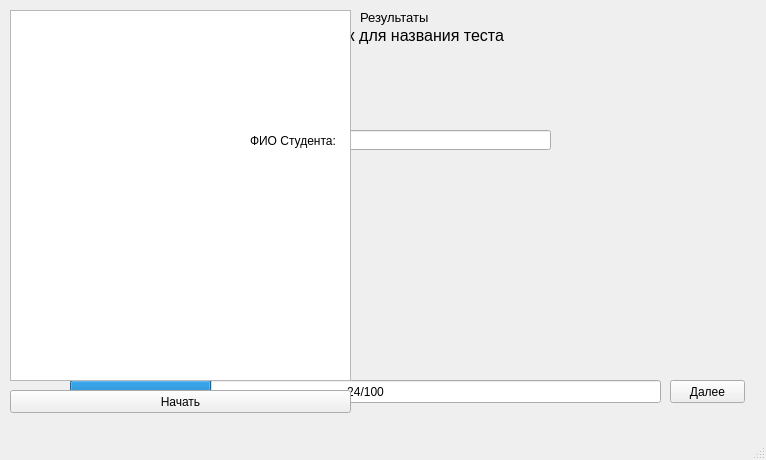
<?xml version="1.0" encoding="UTF-8"?>
<ui version="4.0">
 <class>MainWindow</class>
 <widget class="QMainWindow" name="MainWindow">
  <property name="geometry">
   <rect>
    <x>0</x>
    <y>0</y>
    <width>766</width>
    <height>460</height>
   </rect>
  </property>
  <property name="windowTitle">
   <string>MainWindow</string>
  </property>
  <widget class="QWidget" name="centralWidget">
   <widget class="QPushButton" name="nextButton">
    <property name="geometry">
     <rect>
      <x>670</x>
      <y>380</y>
      <width>75</width>
      <height>23</height>
     </rect>
    </property>
    <property name="text">
     <string>Далее</string>
    </property>
   </widget>
   <widget class="QProgressBar" name="testProgressBar">
    <property name="geometry">
     <rect>
      <x>70</x>
      <y>380</y>
      <width>591</width>
      <height>23</height>
     </rect>
    </property>
    <property name="value">
     <number>24</number>
    </property>
    <property name="format">
     <string>%v/%m</string>
    </property>
   </widget>
   <widget class="QLabel" name="pictureLabel">
    <property name="geometry">
     <rect>
      <x>70</x>
      <y>50</y>
      <width>671</width>
      <height>31</height>
     </rect>
    </property>
    <property name="text">
     <string>Ярлык для битмап картинки</string>
    </property>
    <property name="wordWrap">
     <bool>true</bool>
    </property>
   </widget>
   <widget class="QLabel" name="testNameLabel">
    <property name="geometry">
     <rect>
      <x>70</x>
      <y>10</y>
      <width>671</width>
      <height>51</height>
     </rect>
    </property>
    <property name="font">
     <font>
      <family>MS Shell Dlg 2</family>
      <pointsize>12</pointsize>
     </font>
    </property>
    <property name="text">
     <string>Ярлык для названия теста</string>
    </property>
    <property name="alignment">
     <set>Qt::AlignCenter</set>
    </property>
    <property name="wordWrap">
     <bool>true</bool>
    </property>
   </widget>
   <widget class="QWidget" name="verticalLayoutWidget">
    <property name="geometry">
     <rect>
      <x>70</x>
      <y>150</y>
      <width>671</width>
      <height>211</height>
     </rect>
    </property>
    <layout class="QVBoxLayout" name="answersLayout"/>
   </widget>
   <widget class="QPushButton" name="startButton">
    <property name="geometry">
     <rect>
      <x>10</x>
      <y>390</y>
      <width>341</width>
      <height>23</height>
     </rect>
    </property>
    <property name="text">
     <string>Начать</string>
    </property>
   </widget>
   <widget class="QLabel" name="questionTextLabel">
    <property name="geometry">
     <rect>
      <x>70</x>
      <y>85</y>
      <width>671</width>
      <height>51</height>
     </rect>
    </property>
    <property name="font">
     <font>
      <family>MS Shell Dlg 2</family>
      <pointsize>10</pointsize>
     </font>
    </property>
    <property name="text">
     <string>Ярлык для содержания вопроса</string>
    </property>
    <property name="wordWrap">
     <bool>true</bool>
    </property>
   </widget>
   <widget class="QListWidget" name="testsListWidget">
    <property name="geometry">
     <rect>
      <x>10</x>
      <y>10</y>
      <width>341</width>
      <height>371</height>
     </rect>
    </property>
   </widget>
   <widget class="QWidget" name="backPanelWidget" native="true">
    <property name="geometry">
     <rect>
      <x>60</x>
      <y>70</y>
      <width>691</width>
      <height>341</height>
     </rect>
    </property>
    <widget class="QLineEdit" name="studNameField">
     <property name="geometry">
      <rect>
       <x>280</x>
       <y>60</y>
       <width>211</width>
       <height>20</height>
      </rect>
     </property>
    </widget>
   </widget>
   <widget class="QLabel" name="resultsLabel">
    <property name="geometry">
     <rect>
      <x>360</x>
      <y>10</y>
      <width>371</width>
      <height>141</height>
     </rect>
    </property>
    <property name="font">
     <font>
      <family>MS Shell Dlg 2</family>
      <pointsize>10</pointsize>
      <weight>50</weight>
      <bold>false</bold>
     </font>
    </property>
    <property name="text">
     <string>Результаты</string>
    </property>
    <property name="alignment">
     <set>Qt::AlignLeading|Qt::AlignLeft|Qt::AlignTop</set>
    </property>
    <property name="wordWrap">
     <bool>true</bool>
    </property>
   </widget>
   <widget class="QLabel" name="studNameLabel">
    <property name="geometry">
     <rect>
      <x>250</x>
      <y>130</y>
      <width>91</width>
      <height>21</height>
     </rect>
    </property>
    <property name="text">
     <string>ФИО Студента:</string>
    </property>
   </widget>
   <zorder>backPanelWidget</zorder>
   <zorder>nextButton</zorder>
   <zorder>testProgressBar</zorder>
   <zorder>pictureLabel</zorder>
   <zorder>testNameLabel</zorder>
   <zorder>verticalLayoutWidget</zorder>
   <zorder>startButton</zorder>
   <zorder>questionTextLabel</zorder>
   <zorder>testsListWidget</zorder>
   <zorder>resultsLabel</zorder>
   <zorder>studNameLabel</zorder>
  </widget>
  <widget class="QMenuBar" name="menuBar">
   <property name="geometry">
    <rect>
     <x>0</x>
     <y>0</y>
     <width>766</width>
     <height>21</height>
    </rect>
   </property>
  </widget>
  <widget class="QStatusBar" name="statusBar"/>
 </widget>
 <layoutdefault spacing="6" margin="11"/>
 <resources/>
 <connections/>
</ui>
